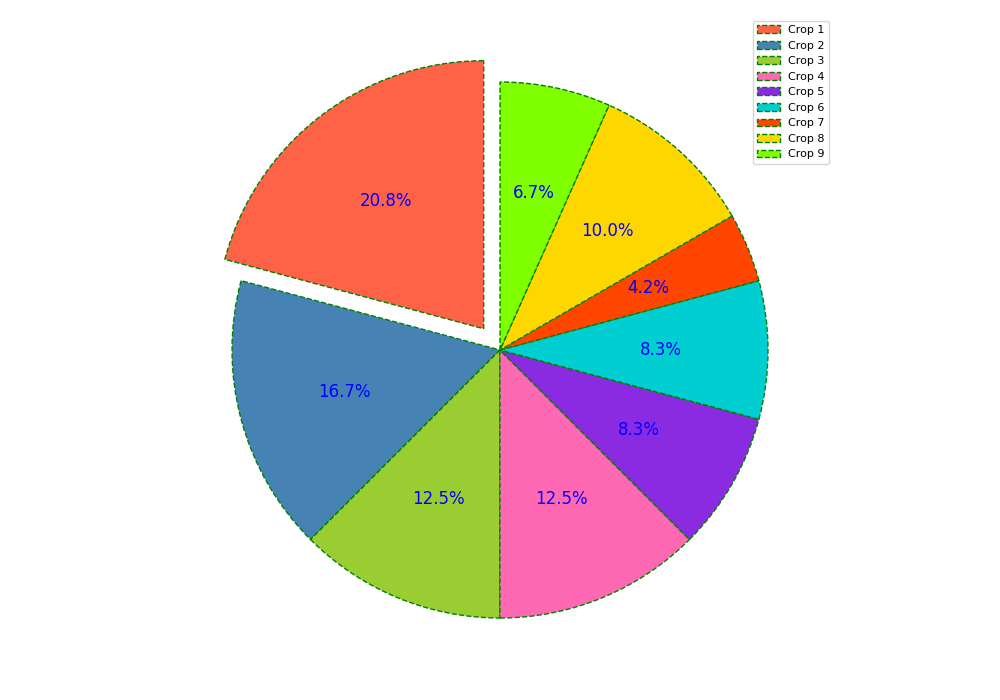

This figure's Python source:
import matplotlib.pyplot as plt

percentages = [25, 20, 15, 15, 10, 10, 5, 12, 8]
crop_colors = ['#FF6347', '#4682B4', '#9ACD32', '#FF69B4', '#8A2BE2', '#00CED1', '#FF4500', '#FFD700', '#7FFF00']
explode = [0.1, 0, 0, 0, 0, 0, 0, 0, 0]

fig, ax = plt.subplots(figsize=(10, 7))
wedges, texts, autotexts = ax.pie(
    percentages,
    colors=crop_colors,
    autopct='%1.1f%%',
    startangle=90,  # Changed start angle for variation
    explode=explode,
    shadow=False,  # Removed shadow for simplicity
    wedgeprops={'edgecolor': 'green', 'linestyle': '--'}  # Changed edge color and linestyle
)

# Moving percent labels off-wedge
for autotext in autotexts:
    autotext.set_color('blue')  # Changed text color
    autotext.set_fontsize(12)  # Adjusted font size
    autotext.set_weight('regular')  # Changed weight to regular

# Added a grid
ax.grid(True, linestyle=':', linewidth=1.2)

# Added legend with different location and style
plt.legend(wedges, ['Crop ' + str(i) for i in range(1, 10)], loc='upper right', fontsize=8)

plt.tight_layout()
plt.show()
